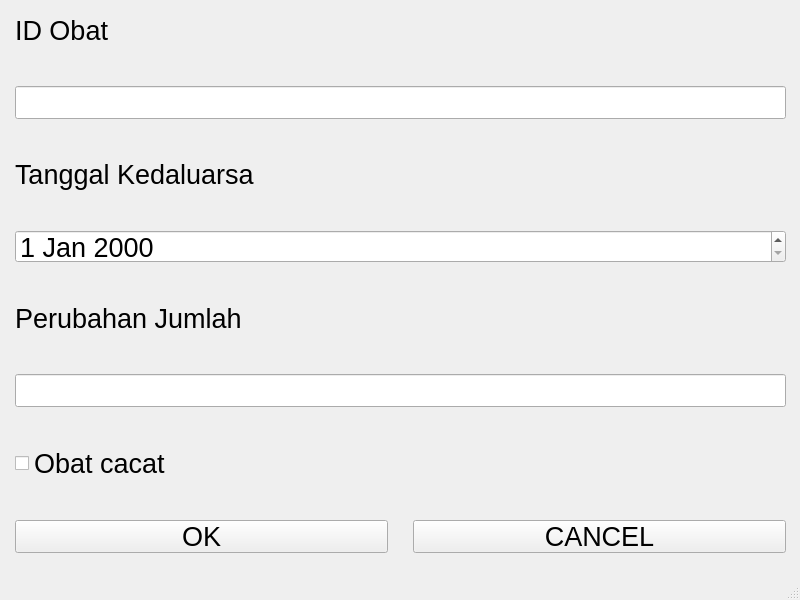
<?xml version="1.0" encoding="UTF-8"?>
<ui version="4.0">
 <class>MainWindow</class>
 <widget class="QMainWindow" name="MainWindow">
  <property name="geometry">
   <rect>
    <x>0</x>
    <y>0</y>
    <width>800</width>
    <height>600</height>
   </rect>
  </property>
  <property name="sizePolicy">
   <sizepolicy hsizetype="Expanding" vsizetype="Ignored">
    <horstretch>0</horstretch>
    <verstretch>0</verstretch>
   </sizepolicy>
  </property>
  <property name="windowTitle">
   <string>MainWindow</string>
  </property>
  <widget class="QWidget" name="centralwidget">
   <property name="sizePolicy">
    <sizepolicy hsizetype="Maximum" vsizetype="Maximum">
     <horstretch>0</horstretch>
     <verstretch>0</verstretch>
    </sizepolicy>
   </property>
   <widget class="QWidget" name="gridLayoutWidget">
    <property name="geometry">
     <rect>
      <x>0</x>
      <y>0</y>
      <width>801</width>
      <height>567</height>
     </rect>
    </property>
    <layout class="QGridLayout" name="gridLayout_3">
     <property name="sizeConstraint">
      <enum>QLayout::SetDefaultConstraint</enum>
     </property>
     <property name="leftMargin">
      <number>15</number>
     </property>
     <property name="topMargin">
      <number>15</number>
     </property>
     <property name="rightMargin">
      <number>15</number>
     </property>
     <property name="bottomMargin">
      <number>15</number>
     </property>
     <property name="horizontalSpacing">
      <number>25</number>
     </property>
     <property name="verticalSpacing">
      <number>40</number>
     </property>
     <item row="5" column="0" colspan="2">
      <widget class="QLineEdit" name="inputJumlah">
       <property name="sizePolicy">
        <sizepolicy hsizetype="Expanding" vsizetype="Expanding">
         <horstretch>0</horstretch>
         <verstretch>0</verstretch>
        </sizepolicy>
       </property>
       <property name="font">
        <font>
         <pointsize>20</pointsize>
        </font>
       </property>
       <property name="text">
        <string/>
       </property>
      </widget>
     </item>
     <item row="7" column="0">
      <widget class="QPushButton" name="buttonOk">
       <property name="sizePolicy">
        <sizepolicy hsizetype="Expanding" vsizetype="Expanding">
         <horstretch>0</horstretch>
         <verstretch>0</verstretch>
        </sizepolicy>
       </property>
       <property name="font">
        <font>
         <pointsize>20</pointsize>
        </font>
       </property>
       <property name="text">
        <string>OK</string>
       </property>
      </widget>
     </item>
     <item row="2" column="0" colspan="2">
      <widget class="QLabel" name="labelTanggal">
       <property name="sizePolicy">
        <sizepolicy hsizetype="Expanding" vsizetype="Expanding">
         <horstretch>0</horstretch>
         <verstretch>0</verstretch>
        </sizepolicy>
       </property>
       <property name="font">
        <font>
         <pointsize>20</pointsize>
        </font>
       </property>
       <property name="text">
        <string>Tanggal Kedaluarsa</string>
       </property>
      </widget>
     </item>
     <item row="3" column="0" colspan="2">
      <widget class="QDateEdit" name="inputTanggal">
       <property name="sizePolicy">
        <sizepolicy hsizetype="Expanding" vsizetype="Expanding">
         <horstretch>0</horstretch>
         <verstretch>0</verstretch>
        </sizepolicy>
       </property>
       <property name="font">
        <font>
         <pointsize>20</pointsize>
        </font>
       </property>
      </widget>
     </item>
     <item row="1" column="0" colspan="2">
      <widget class="QLineEdit" name="inputID">
       <property name="sizePolicy">
        <sizepolicy hsizetype="Expanding" vsizetype="Expanding">
         <horstretch>0</horstretch>
         <verstretch>0</verstretch>
        </sizepolicy>
       </property>
       <property name="font">
        <font>
         <pointsize>20</pointsize>
        </font>
       </property>
       <property name="text">
        <string/>
       </property>
      </widget>
     </item>
     <item row="4" column="0" colspan="2">
      <widget class="QLabel" name="labelPerubahan">
       <property name="sizePolicy">
        <sizepolicy hsizetype="Expanding" vsizetype="Expanding">
         <horstretch>0</horstretch>
         <verstretch>0</verstretch>
        </sizepolicy>
       </property>
       <property name="font">
        <font>
         <pointsize>20</pointsize>
        </font>
       </property>
       <property name="text">
        <string>Perubahan Jumlah</string>
       </property>
      </widget>
     </item>
     <item row="7" column="1">
      <widget class="QPushButton" name="buttonCancel">
       <property name="sizePolicy">
        <sizepolicy hsizetype="Expanding" vsizetype="Expanding">
         <horstretch>0</horstretch>
         <verstretch>0</verstretch>
        </sizepolicy>
       </property>
       <property name="font">
        <font>
         <pointsize>20</pointsize>
        </font>
       </property>
       <property name="text">
        <string>CANCEL</string>
       </property>
      </widget>
     </item>
     <item row="0" column="0" colspan="2">
      <widget class="QLabel" name="labelIDObat">
       <property name="sizePolicy">
        <sizepolicy hsizetype="Expanding" vsizetype="Expanding">
         <horstretch>0</horstretch>
         <verstretch>0</verstretch>
        </sizepolicy>
       </property>
       <property name="font">
        <font>
         <pointsize>20</pointsize>
        </font>
       </property>
       <property name="text">
        <string>ID Obat</string>
       </property>
      </widget>
     </item>
     <item row="6" column="0" colspan="2">
      <widget class="QCheckBox" name="inputCacat">
       <property name="sizePolicy">
        <sizepolicy hsizetype="Expanding" vsizetype="Expanding">
         <horstretch>0</horstretch>
         <verstretch>0</verstretch>
        </sizepolicy>
       </property>
       <property name="font">
        <font>
         <pointsize>20</pointsize>
        </font>
       </property>
       <property name="text">
        <string>Obat cacat</string>
       </property>
      </widget>
     </item>
    </layout>
   </widget>
  </widget>
  <widget class="QMenuBar" name="menubar">
   <property name="geometry">
    <rect>
     <x>0</x>
     <y>0</y>
     <width>800</width>
     <height>18</height>
    </rect>
   </property>
  </widget>
  <widget class="QStatusBar" name="statusbar"/>
 </widget>
 <resources/>
 <connections/>
</ui>
